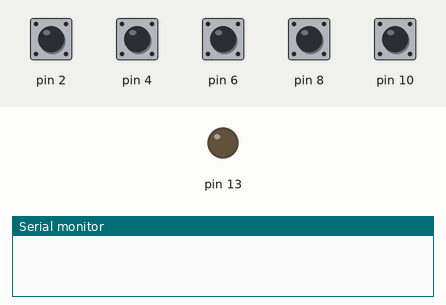
The sketch below on a simulated Arduino Uno, built with avr-gcc and run on an emulated ATmega328P. On the bench: output pins drawn as LEDs (lit = HIGH), the last lines printed to the serial monitor. Dashed ring = blinking. The inputs (shaded band) are chosen by the test bench; at power-on: pin 2, pin 4, pin 6, pin 8, pin 10 HIGH.

Above: at 1.2 s.
1.3 s: pin 2 pulled LOW for 1 s
At 2.7 s:
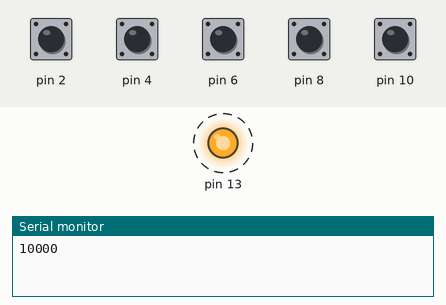
Timing chart, 0 to 4.4 s (numbered marks = the images above; inputs shaded):
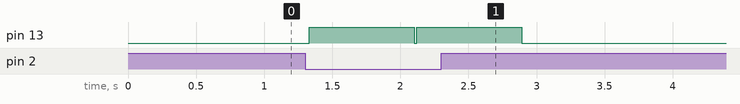

Measured:
- after the input at 1.3 s, pin 13: alternates HIGH for 0.77 s and LOW for 0.02 s, 4 changes in all, then stays LOW, starting at once

The sketch:

digit_keyboard.ino
```cpp
#include <CapacitiveSensor.h>
CapacitiveSensor dig0 = CapacitiveSensor(3,2);
CapacitiveSensor dig1 = CapacitiveSensor(5,4);
CapacitiveSensor dig2 = CapacitiveSensor(7,6);
CapacitiveSensor dig3 = CapacitiveSensor(9,8);
CapacitiveSensor dig4 = CapacitiveSensor(11,10);

int thresholds[5] = {450,450,450,450,450};
int nsamples = 20;
long sensor[5];
boolean state[5];
boolean pressed = false;
long current_time;
int interval = 750;
String output = "";
int counter = 0;

// ------ AUXILIARY FUNCTIONS ------------- //

// read the sensor values, returns an array
long read_sensors( )
{
  sensor[0] = dig0.capacitiveSensor(nsamples);
  sensor[1] = dig1.capacitiveSensor(nsamples);
  sensor[2] = dig2.capacitiveSensor(nsamples);
  sensor[3] = dig3.capacitiveSensor(nsamples);
  sensor[4] = dig4.capacitiveSensor(nsamples);
  delay(10);
  return sensor;
}

void print_states()
{
  Serial.println("state :");
  Serial.print(state[0]);
  Serial.print(state[1]);
  Serial.print(state[2]);
  Serial.print(state[3]);
  Serial.print(state[4]);
}
// convert the boolean state array into a string (for serial output)
String tostring()
{
  for (int i=0;i<=4;i++)
  {
    if (state[i])
    {
      output+='1';
    }
    else
    {
      output+='0';
    }
  }
  return output;
}

// ------ MAIN CODE ------------- //

void setup()
{
  Serial.begin(9600);
  pinMode(13,OUTPUT);

}

void loop()
{
  // read sensor values and store into sensors array (see function)
  read_sensors();

  // for every sensor, check if above threshold
  for (int i=0;i<=4;i++)
  {
    state[i]=sensor[i]>thresholds[i];
    // if any one of them is above threshold set pressed to true
    if (state[i])
      {
      pressed=true;
      }
    // if by the end of the loop, a button has been pressed, start time window
    if (pressed && i==4)
    {
      current_time = millis();
      /*Serial.print("[In ");
      Serial.print(counter);
      Serial.println("]: ");*/

    }
  }
  if (pressed)

  {
  digitalWrite(13,HIGH);
  //Serial.println("time window is open!");
  // while [interval], check if any other button is pressed
  while(millis()-current_time < interval)
  {
    read_sensors();
    for (int i=0;i<=4;i++)
    {
      if (sensor[i]>thresholds[i])
      {
        state[i]=true; // if the button is pressed, set its state to true
      }

    }
  }

  //Serial.println("time window is closed!");

    // convert to string and send via serial
    tostring();
    //Serial.println("The output is: ");
    Serial.print(output.c_str());
    //Serial.write(output.c_str());
    Serial.flush();
    pressed = false;
    current_time = 0;
    output = "";
    counter++;
    Serial.println("");
    digitalWrite(13,LOW);
  }
}
```
